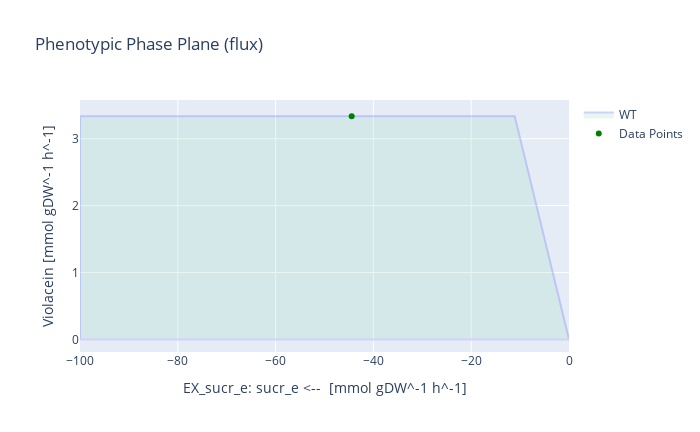

Notebook source saved alongside this figure:
### Code cell
# With sucrose as substrate
medium = model_M9_vio_fad.medium
with model_M9_vio_fad:
    medium['EX_glc__D_e'] = 0
    medium['EX_sucr_e'] = 10
    model_M9_vio_fad.medium = medium
    model_M9_vio_fad.objective = model_M9_vio_fad.reactions.Growth
    growth_rate = model_M9_vio_fad.optimize().objective_value
    model_M9_vio_fad.objective = model_M9_vio_fad.reactions.Violacein
    violacein_production = model_M9_vio_fad.optimize().objective_value
    violacein_sucr_yield = violacein_production / (-1*model_M9_vio_fad.reactions.EX_sucr_e.flux)
    
    print('Growth rate for V. natriegens [h^-1]:', growth_rate)
    print('Max. violacein production [mmol gDW^-1 h^-1]:', violacein_production)
    print('Theoretical maximum yield [mmol_vio / mmol_sucr]:', violacein_sucr_yield)
    
    model_M9_vio_fad.reactions.EX_sucr_e.bounds = -100,0
    result = phenotypic_phase_plane(model_M9_vio_fad, 
                                variables=[model_M9_vio_fad.reactions.EX_sucr_e],
                                objective=model_M9_vio_fad.reactions.Violacein,
                                points=10)
    x = result.data_frame.EX_sucr_e[result.data_frame.objective_upper_bound.idxmax()]
    y = result.data_frame.objective_upper_bound[result.data_frame.objective_upper_bound.idxmax()]
    result.plot(plotter, points=[(x,y)], points_colors=["green"])
    print("The optimal sucrose uptake for Violacein flux is:", result.data_frame.EX_sucr_e[result.data_frame.objective_upper_bound.idxmax()])

### Figure 1 — Plotly figure (JSON) as saved in the notebook; plotly's stock layout.template omitted (floating-point values rounded to 4 significant figures)
{"data": [{"fill": "toself", "fillcolor": "#B3E2CD", "hoverinfo": "none", "marker": {"line": {"color": "#B3E2CD"}, "opacity": 0.3}, "mode": "lines", "name": "WT", "opacity": 0.3, "type": "scatter", "x": [-100, -88.89, -77.78, -66.67, -55.56, -44.44, -33.33, -22.22, -11.11, -2.071e-14, -2.071e-14, -11.11, -22.22, -33.33, -44.44, -55.56, -66.67, -77.78, -88.89, -100, -100, -100], "y": [0, 0, -4.263e-14, -1.199e-14, 6.217e-15, 0, 0, -3.153e-14, 1.377e-14, -3.62e-14, -5.166e-14, 3.333, 3.333, 3.333, 3.333, 3.333, 3.333, 3.333, 3.333, 3.333, 0, 3.333]}, {"marker": {"color": ["green"]}, "mode": "markers", "name": "Data Points", "type": "scatter", "x": [-44.44], "y": [3.333]}], "layout": {"height": 432, "title": {"text": "Phenotypic Phase Plane (flux)"}, "width": 700, "xaxis": {"autorange": true, "range": [-100, -2.071e-14], "title": {"text": "EX_sucr_e: sucr_e <--  [mmol gDW^-1 h^-1]"}, "type": "linear"}, "yaxis": {"autorange": true, "range": [-0.1883, 3.578], "title": {"text": "Violacein [mmol gDW^-1 h^-1]"}, "type": "linear"}}}
